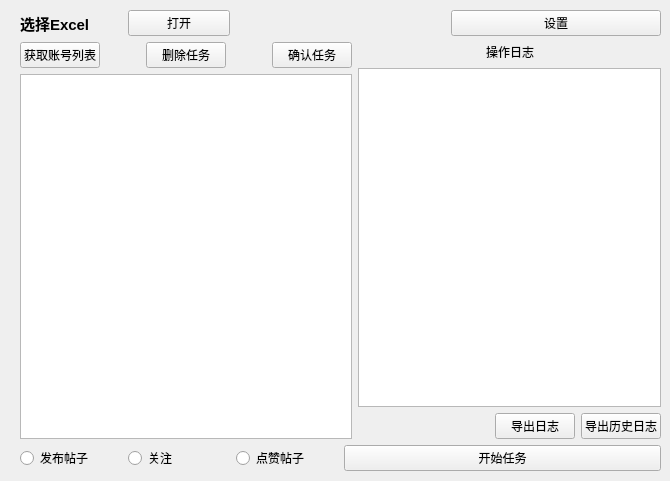
<?xml version="1.0" encoding="UTF-8"?>
<ui version="4.0">
 <class>Form</class>
 <widget class="QWidget" name="Form">
  <property name="geometry">
   <rect>
    <x>0</x>
    <y>0</y>
    <width>670</width>
    <height>481</height>
   </rect>
  </property>
  <property name="windowTitle">
   <string>ins任务</string>
  </property>
  <widget class="QWidget" name="layoutWidget">
   <property name="geometry">
    <rect>
     <x>20</x>
     <y>10</y>
     <width>641</width>
     <height>461</height>
    </rect>
   </property>
   <layout class="QGridLayout" name="gridLayout_10">
    <item row="0" column="0" colspan="2">
     <layout class="QHBoxLayout" name="horizontalLayout">
      <item>
       <layout class="QGridLayout" name="gridLayout">
        <item row="0" column="0">
         <widget class="QLabel" name="label">
          <property name="font">
           <font>
            <pointsize>11</pointsize>
            <weight>75</weight>
            <bold>true</bold>
           </font>
          </property>
          <property name="text">
           <string>选择Excel</string>
          </property>
         </widget>
        </item>
        <item row="0" column="1">
         <widget class="QPushButton" name="pushButton_open_excel">
          <property name="text">
           <string>打开</string>
          </property>
         </widget>
        </item>
       </layout>
      </item>
      <item>
       <widget class="QLabel" name="label_show_excel_path">
        <property name="text">
         <string/>
        </property>
       </widget>
      </item>
      <item>
       <widget class="QPushButton" name="pushButton_settings">
        <property name="text">
         <string>设置</string>
        </property>
       </widget>
      </item>
     </layout>
    </item>
    <item row="1" column="0">
     <layout class="QGridLayout" name="gridLayout_5">
      <item row="0" column="0">
       <layout class="QGridLayout" name="gridLayout_4">
        <item row="0" column="3">
         <spacer name="horizontalSpacer_5">
          <property name="orientation">
           <enum>Qt::Horizontal</enum>
          </property>
          <property name="sizeHint" stdset="0">
           <size>
            <width>40</width>
            <height>20</height>
           </size>
          </property>
         </spacer>
        </item>
        <item row="0" column="1">
         <spacer name="horizontalSpacer">
          <property name="orientation">
           <enum>Qt::Horizontal</enum>
          </property>
          <property name="sizeHint" stdset="0">
           <size>
            <width>40</width>
            <height>20</height>
           </size>
          </property>
         </spacer>
        </item>
        <item row="0" column="0">
         <widget class="QPushButton" name="pushButton_get_account_list">
          <property name="text">
           <string>获取账号列表</string>
          </property>
         </widget>
        </item>
        <item row="0" column="4">
         <widget class="QPushButton" name="pushButton_confirm_task">
          <property name="text">
           <string>确认任务</string>
          </property>
         </widget>
        </item>
        <item row="0" column="2">
         <widget class="QPushButton" name="pushButton_del_task">
          <property name="text">
           <string>删除任务</string>
          </property>
         </widget>
        </item>
       </layout>
      </item>
      <item row="1" column="0">
       <widget class="QListWidget" name="listWidget"/>
      </item>
     </layout>
    </item>
    <item row="1" column="1">
     <layout class="QGridLayout" name="gridLayout_9">
      <item row="0" column="0">
       <layout class="QGridLayout" name="gridLayout_7">
        <item row="0" column="0">
         <layout class="QGridLayout" name="gridLayout_6">
          <item row="0" column="0">
           <spacer name="horizontalSpacer_2">
            <property name="orientation">
             <enum>Qt::Horizontal</enum>
            </property>
            <property name="sizeHint" stdset="0">
             <size>
              <width>40</width>
              <height>20</height>
             </size>
            </property>
           </spacer>
          </item>
          <item row="0" column="1">
           <widget class="QLabel" name="label_2">
            <property name="text">
             <string>操作日志</string>
            </property>
           </widget>
          </item>
          <item row="0" column="2">
           <spacer name="horizontalSpacer_3">
            <property name="orientation">
             <enum>Qt::Horizontal</enum>
            </property>
            <property name="sizeHint" stdset="0">
             <size>
              <width>40</width>
              <height>20</height>
             </size>
            </property>
           </spacer>
          </item>
         </layout>
        </item>
        <item row="1" column="0">
         <widget class="QTextEdit" name="textEdit"/>
        </item>
       </layout>
      </item>
      <item row="1" column="0">
       <layout class="QGridLayout" name="gridLayout_8">
        <item row="0" column="0">
         <spacer name="horizontalSpacer_4">
          <property name="orientation">
           <enum>Qt::Horizontal</enum>
          </property>
          <property name="sizeHint" stdset="0">
           <size>
            <width>40</width>
            <height>20</height>
           </size>
          </property>
         </spacer>
        </item>
        <item row="0" column="1">
         <widget class="QPushButton" name="pushButton_output_log">
          <property name="text">
           <string>导出日志</string>
          </property>
         </widget>
        </item>
        <item row="0" column="2">
         <widget class="QPushButton" name="pushButton_output_history_log">
          <property name="text">
           <string>导出历史日志</string>
          </property>
         </widget>
        </item>
       </layout>
      </item>
     </layout>
    </item>
    <item row="2" column="0" colspan="2">
     <layout class="QGridLayout" name="gridLayout_3">
      <item row="0" column="0">
       <layout class="QGridLayout" name="gridLayout_2">
        <item row="0" column="0">
         <widget class="QRadioButton" name="radioButton_pub">
          <property name="text">
           <string>发布帖子</string>
          </property>
         </widget>
        </item>
        <item row="0" column="1">
         <widget class="QRadioButton" name="radioButton_focus">
          <property name="text">
           <string>关注</string>
          </property>
         </widget>
        </item>
        <item row="0" column="2">
         <widget class="QRadioButton" name="radioButton_like">
          <property name="text">
           <string>点赞帖子</string>
          </property>
         </widget>
        </item>
       </layout>
      </item>
      <item row="0" column="1">
       <widget class="QPushButton" name="pushButton_start_task">
        <property name="text">
         <string>开始任务</string>
        </property>
       </widget>
      </item>
     </layout>
    </item>
   </layout>
  </widget>
 </widget>
 <resources/>
 <connections/>
</ui>
